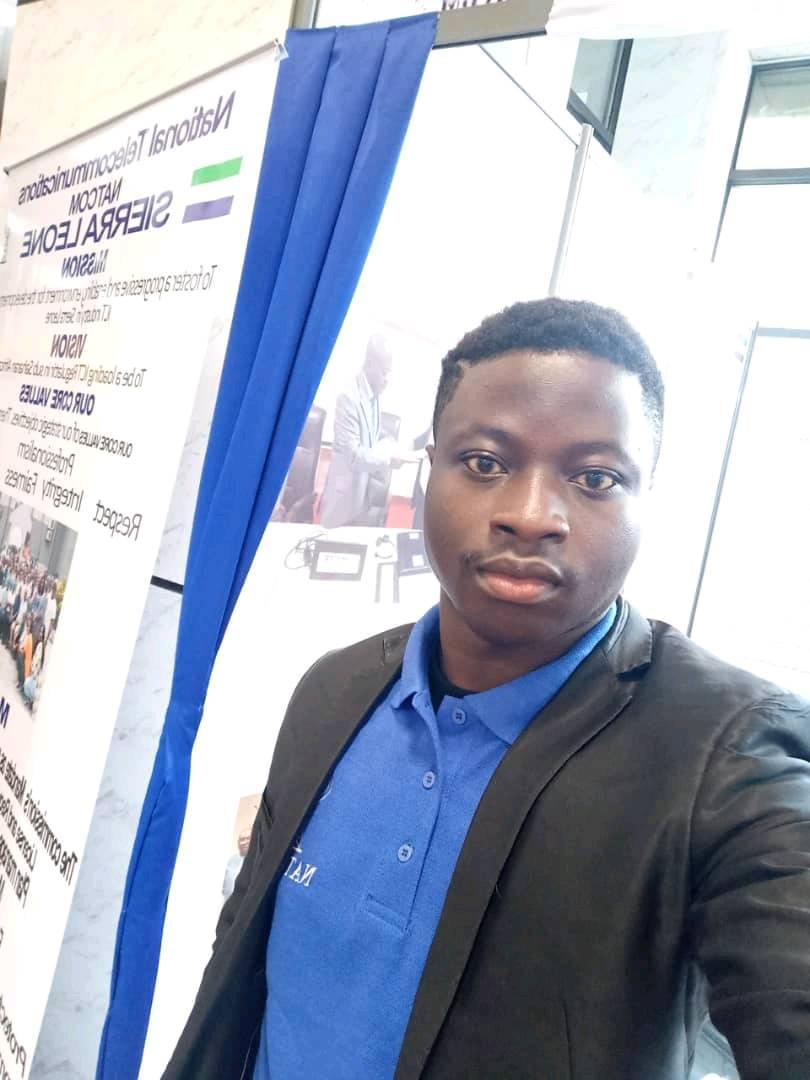
#> input picture Software/pic.jpg, 810 x 1080 px
$ python image.py
#> lines starting #> are read from the running program, lines starting #| are printed output that depends on the picture; after the words box and inside, x2 and y2 are one past the last pixel; in counts of white or black regions, pixels touching at a corner belong together
import cv2
img = "pic.jpg"
cascade_src= "data\haarcascades\haarcascade_frontalface_default.xml"

face_cascade = cv2.CascadeClassifier(cascade_src)

img = cv2.imread(img,1)
#> img is the input picture: shape (1080, 810, 3); mean B, G, R 190, 172.6, 165.5
# img = cv2.resize(img,(16*100,9*100))

gray = cv2.cvtColor(img, cv2.COLOR_BGR2GRAY)
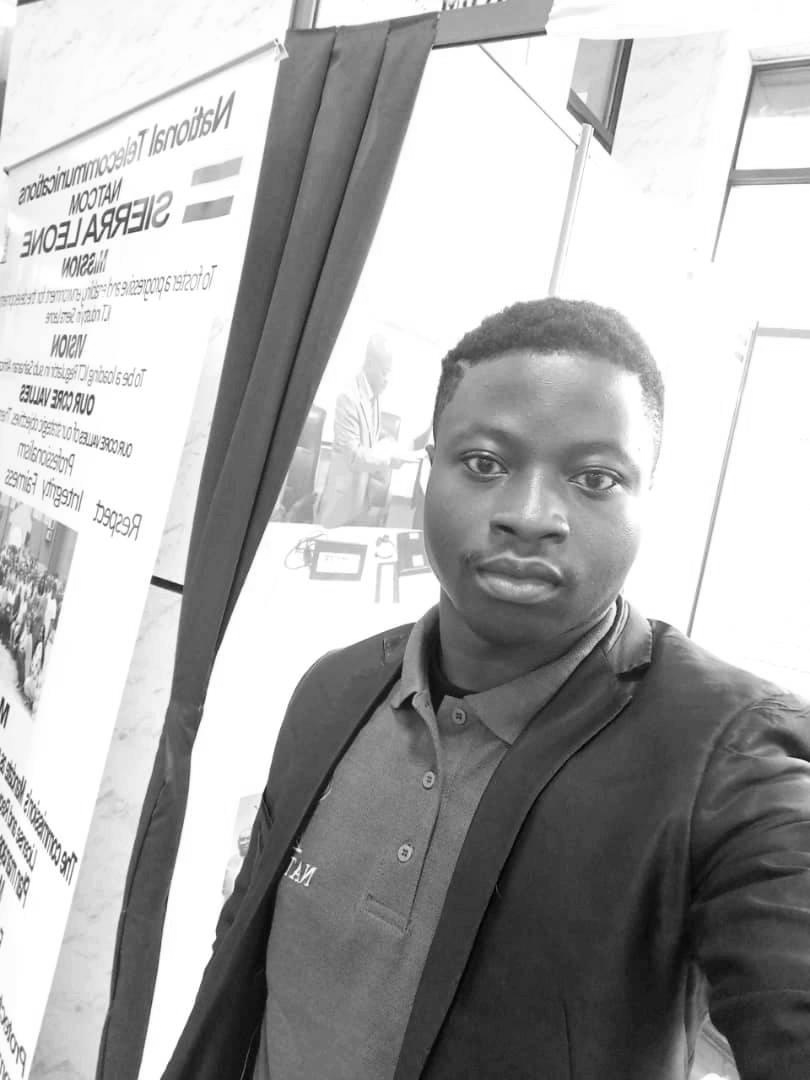
#> gray: shape (1080, 810); min 1, max 255, mean 172.5

faces = face_cascade.detectMultiScale(gray, scaleFactor=1.2, minNeighbors=3)
#> faces = [[86, 141, 187, 187], [407, 369, 259, 259]]
print (len(faces))
#| 2
print(faces)
#| [[ 86 141 187 187]
#|  [407 369 259 259]]

for (x,y,w,h) in faces:
    img = cv2.rectangle(img,(x,y),(x+w,y+h),(0,255,255), 2)
#> this loop made 2 passes
#> pass 1, `img = cv2.rectangle(img,(x,y),(x+w,y+h),(0,255,255), 2)`:
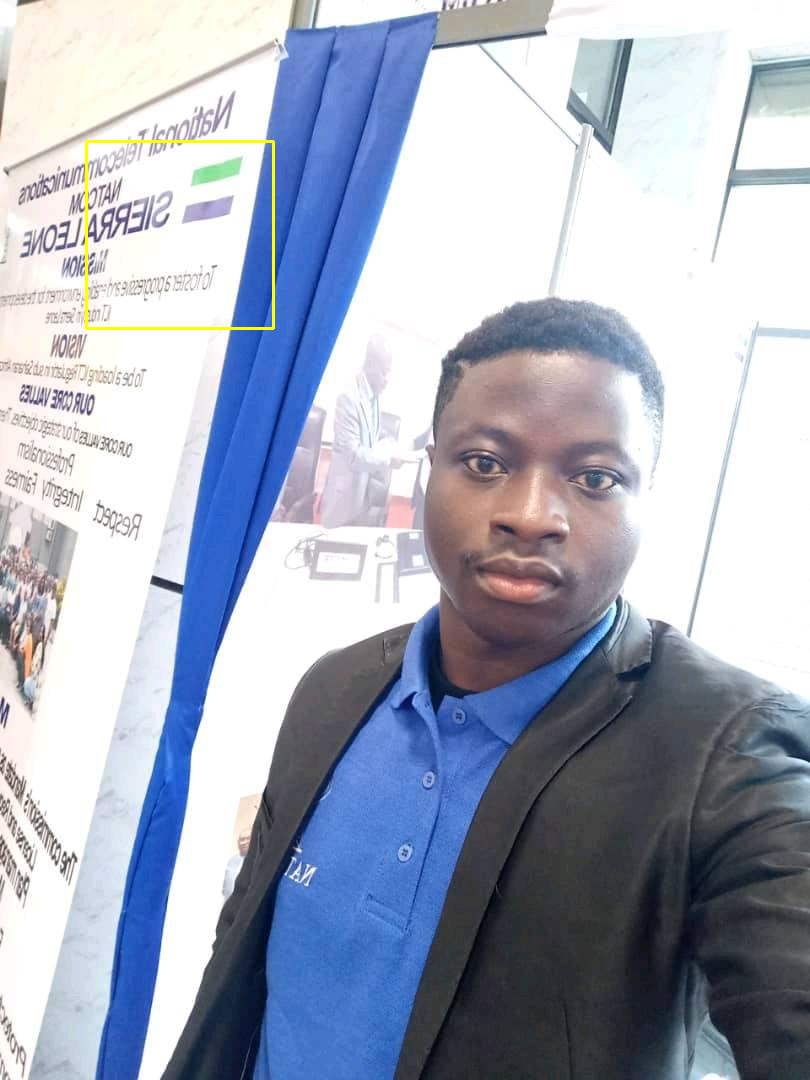
#> img: shape (1080, 810, 3); 0.26% of pixels changed, all inside (x1, y1, x2, y2) = (85, 140, 275, 330)
#> pass 2, `img = cv2.rectangle(img,(x,y),(x+w,y+h),(0,255,255), 2)`:
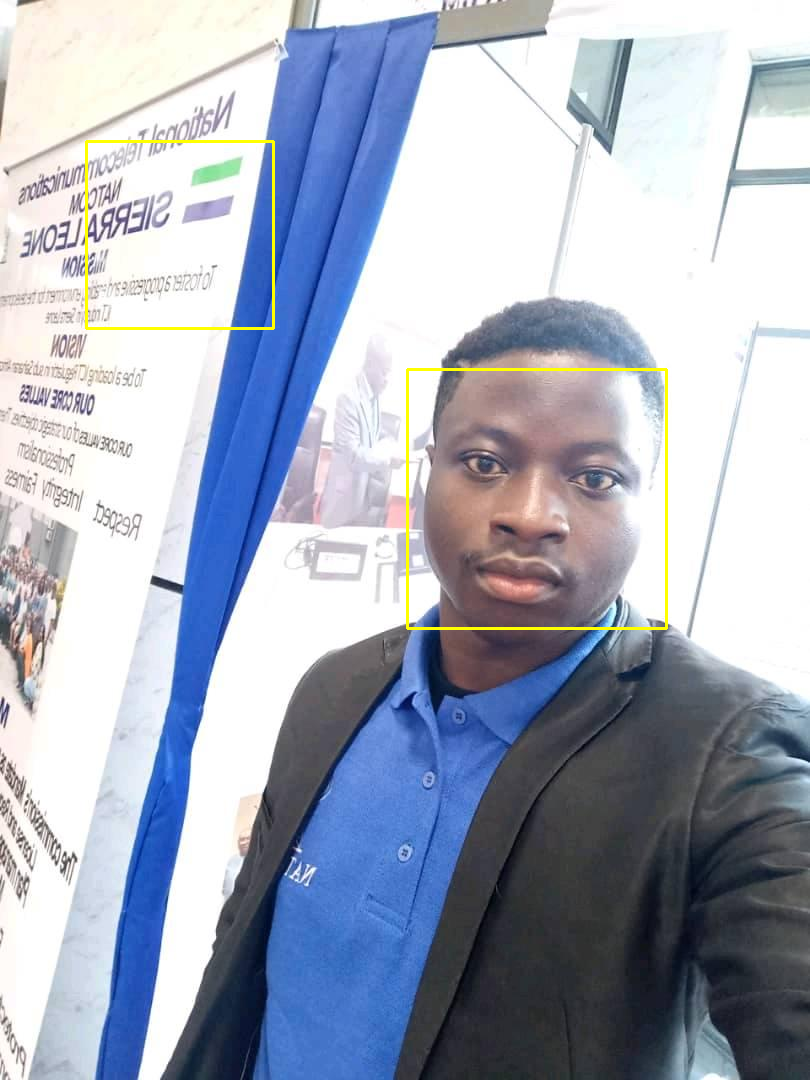
#> img: shape (1080, 810, 3); 0.35% of pixels changed, all inside (x1, y1, x2, y2) = (406, 368, 668, 630)

resizeImg = (img, (400,200))
cv2.imshow('rectangled', img)
cv2.waitKey(0)
